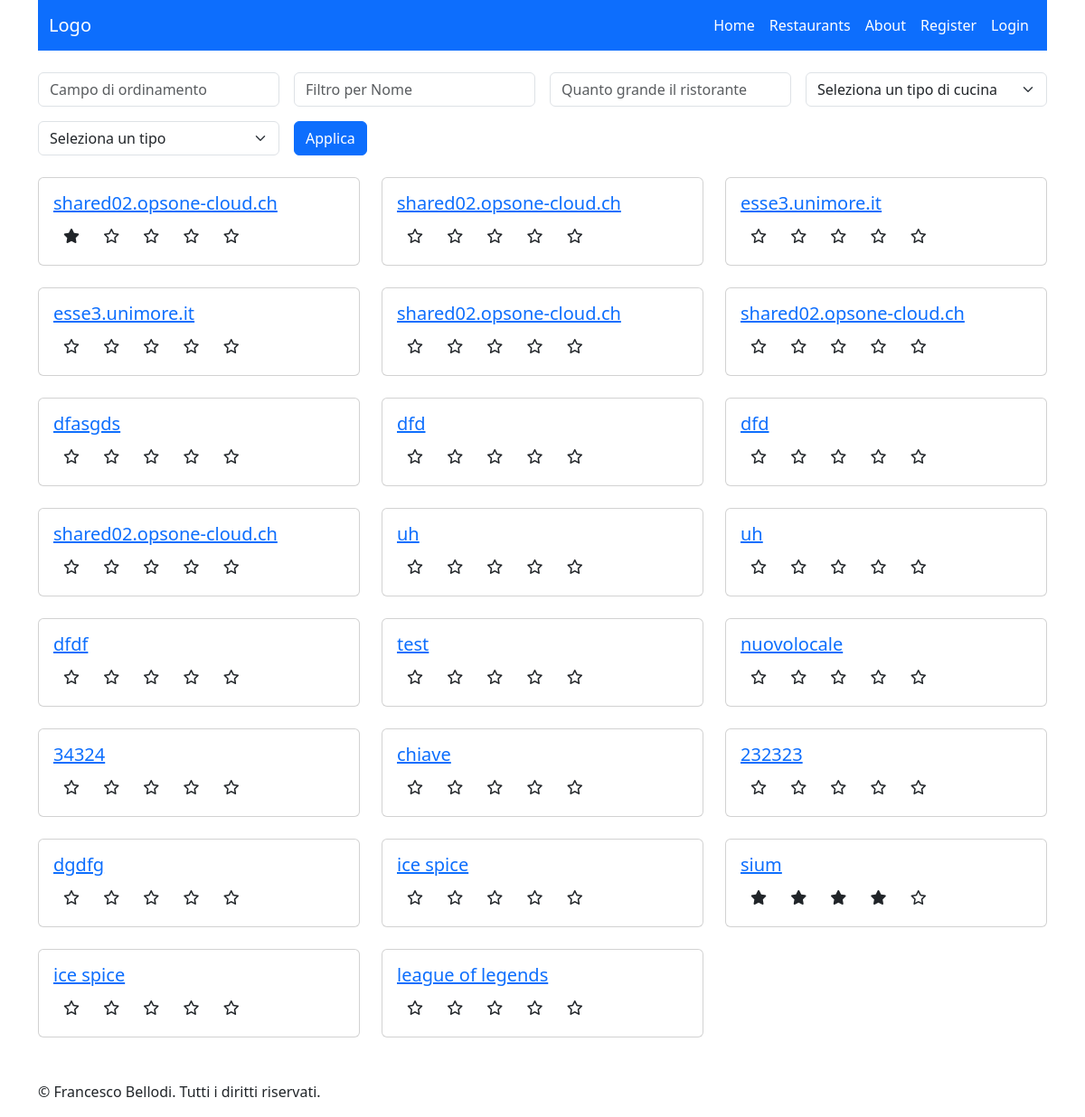
The page /restaurants/ on the database its author committed.
### restaurantsApp/models.py (models this page shows, shortened)
class Restaurant(models.Model):
    restaurantID = models.IntegerField(primary_key=True)
    owner = models.ForeignKey(settings.AUTH_USER_MODEL, on_delete=models.CASCADE)
    name = models.CharField(max_length=100)
    address = models.CharField(max_length=200)
    phone_number = PhoneNumberField()
    cuisine_type = models.CharField(max_length=200)
    meal_type = models.CharField(max_length=200)
    max_booking = models.IntegerField(default=100)
    average_rating = models.FloatField(default=0, null=True)

### restaurantsApp/views.py (the view)
# urls.py: path("", RestaurantListView.as_view(), name="listRestaurants"),
class RestaurantListView(ListView):
    model = Restaurant
    template_name = 'restaurantsApp/restaurant_list.html'  # Specifica il percorso al tuo template
    context_object_name = 'restaurants'  # Nome del contesto da utilizzare nel template
    def get_context_data(self, **kwargs):
        from .forms import CUISINE_CHOICES, MEAL_CHOICES
        context = super().get_context_data(**kwargs)
        context['CUISINE_CHOICES'] = CUISINE_CHOICES
        context['MEAL_CHOICES'] = MEAL_CHOICES
        return context
    def get_queryset(self):
        order_field = self.request.GET.get('order_field')
        filter_name = self.request.GET.get('filter_name', None)
        filter_max_booking = self.request.GET.get('filter_max_booking', None)
        cuisine_type = self.request.GET.get('filter_cuisine_type', None)
        meal_type = self.request.GET.get('filter_meal_type', None)
        queryset = Restaurant.objects.all()
        if filter_name:
            queryset = queryset.filter(name__icontains=filter_name)
        if filter_max_booking:
            queryset = queryset.filter(max_booking__lte=filter_max_booking)
        if cuisine_type:
            queryset = queryset.filter(cuisine_type__icontains=cuisine_type)
        if meal_type:
            queryset = queryset.filter(meal_type__icontains=meal_type)
        if order_field in [field.name for field in Restaurant._meta.fields]:
            queryset = queryset.order_by(order_field)
        return queryset

### restaurantsApp/templates/restaurantsApp/restaurant_list.html
{% extends "base.html" %}
{% block css %}
  {% load static %}
  <link rel="stylesheet" type="text/css" href="{% static 'TableTales/stars.css' %}">
  <link rel="stylesheet" href="https://cdnjs.cloudflare.com/ajax/libs/font-awesome/6.4.0/css/all.min.css">
{% endblock %}
{% block content %}
  {% include 'restaurantsApp/searchbar.html' %}
  <div class="row">
      {% for r in restaurants %}
        {% include "restaurantsApp/single-restaurant.html" %}
      {% empty %}
        <p> Non ci sono ristoranti ancora</p>
      {% endfor %}
  </div>
{% endblock %}

### restaurantsApp/templates/restaurantsApp/single-restaurant.html
<div class="col-md-4 mb-4">
  <div class="card">
    <div class="card-body">
      <a href="{% url 'restaurant_detail' r.pk %}">
        <h5 class="card-title">{{ r.name }}</h5>
      </a>
      <div class="rating">
        {% for i in "12345" %}
          <span class="fa-stack">
            {% if i >= r.average_rating|floatformat %}
              <i class="far fa-star fa-stack-1x"></i>
            {% else %}
              <i class="fas fa-star fa-stack-1x"></i>
            {% endif %}
          </span>
        {% endfor %}
      </div>
    </div>
  </div>
</div>

### static/TableTales/stars.css (style rules this page uses)
.rating { display: inline-block; }
.fa-stack { width: 1em; height: 1em; }

### rows shown on the page
Restaurant: name "shared02.opsone-cloud.ch"
Restaurant: name "shared02.opsone-cloud.ch", average_rating 0 (drawn)
Restaurant: name "esse3.unimore.it", average_rating 0 (drawn)
Restaurant: name "esse3.unimore.it", average_rating 0 (drawn)
Restaurant: name "shared02.opsone-cloud.ch", average_rating 0 (drawn)
Restaurant: name "shared02.opsone-cloud.ch", average_rating 0 (drawn)
Restaurant: name "dfasgds", average_rating 0 (drawn)
Restaurant: name "dfd", average_rating 0 (drawn)
Restaurant: name "dfd", average_rating 0 (drawn)
Restaurant: name "shared02.opsone-cloud.ch", average_rating 0 (drawn)
Restaurant: name "uh", average_rating 0 (drawn)
Restaurant: name "uh", average_rating 0 (drawn)
Restaurant: name "dfdf", average_rating 0 (drawn)
Restaurant: name "test", average_rating 0 (drawn)
Restaurant: name "nuovolocale", average_rating 0 (drawn)
Restaurant: name "34324", average_rating 0 (drawn)
Restaurant: name "chiave", average_rating 0 (drawn)
Restaurant: name "232323", average_rating 0 (drawn)
Restaurant: name "dgdfg", average_rating 0 (drawn)
Restaurant: name "ice spice", average_rating 0 (drawn)
Restaurant: name "sium"
Restaurant: name "ice spice", average_rating 0 (drawn)
Restaurant: name "league of legends", average_rating 0 (drawn)
